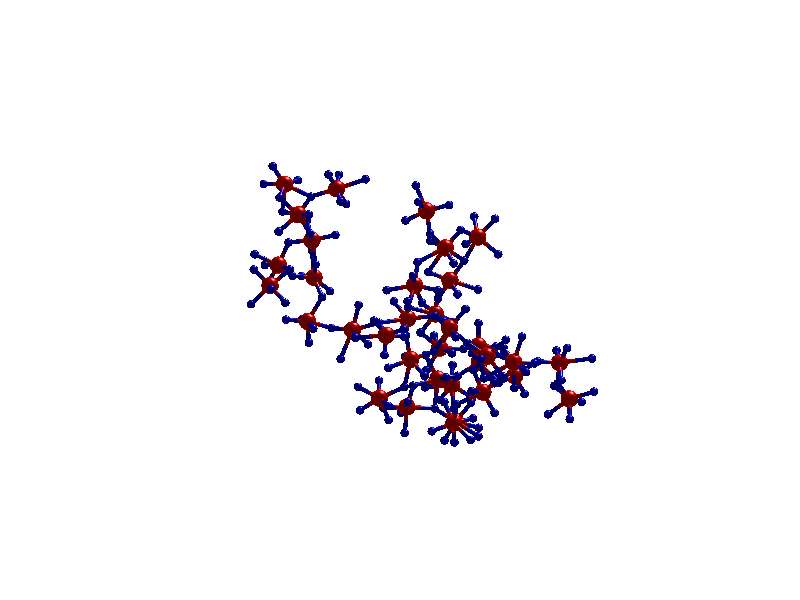

MATLAB code for this plot:
clear all;
clc;
%========= mo file va doc toa do, sh=so hat= so nguyen tu==
fid=fopen('ghidam.dat'); 
%A00=fscanf(fid,'%d    %f  ',[2 1]);
A=fscanf(fid,'%d    %f  %f    %f    %f  %d',[6 inf]);
A=A';
l=66;
rmin2=2.4;
sh=length(A(:,1))
Lx1=0; Lx2=66;
Ly1=0; Ly2=66;
Lz1=0; Lz2=66;
U=size(A)
j=0;
for i=1:sh
 if((A(i, 2)>Lx1)&(A(i,2)<Lx2)&((A(i,3)>Ly1)&(A(i,3)<Ly2))&((A(i,4)>Lz1)&(A(i,4)<Lz2)))
    j=j+1;
    x(j)=A(i,2);
    y(j)=A(i,3);
    z(j)=A(i,4);
    id(j)=A(i,5);
    c(j)=A(i,6);
   end
end
clear A;
sh=length(x);
  %/////////////////////////////////////
% draw atomics general for 3 different atomics

mau1=[1 0 0];
mau2=[0 0 1];
mau3=[0 1 0];
mau4=[0 0 1];
 [Sx Sy Sz]=sphere(40);
 
 
%  for i=1:sh
%         if z(i)>l/2
%          z(i)=z(i)-l;
%      end
%  end
%  for i=1:sh
%         if x(i)<l/2
%          x(i)=x(i)+l;
%      end
%  end
% 
%  for i=1:sh
%         if y(i)<l/2
%          y(i)=y(i)+l;
%      end
%  end
 
  for i=1:sh
     if(id(i)==1)
         Ray=.6; mau=mau1;
     elseif (id(i)==2)
         Ray=.3; mau=mau2;
     elseif (id(i)==5)
         Ray=0.6; mau=mau3;
    end
          surface((Ray*Sx + x(i)),(Ray*Sy + y(i)),(Ray*Sz + z(i)),'FaceColor',mau, 'EdgeColor','none'); 
     
  end
   view(3)
 %+++++++++++++++++ ++++++ ve tru lien ket+++++++
[xcyl,ycyl,zcyl]=cylinder(1,40); %z-oriented
dirc=[1e-10 1e-10 100000']; %Create a vector with a z-direction
Ray=0.15
colorbond1=mau1; 
colorbond2=mau2;
                                        
  for i=1:sh
    for j=1:sh
     r=sqrt((x(i)-x(j))*(x(i)-x(j))+(y(i)-y(j))*(y(i)-y(j))+(z(i)-z(j))*(z(i)-z(j))); 
        if (r<rmin2)&(id(i)==1)
            if(id(j)==1)&(id(i)==2); colorbond1=mau1;colorbond2=mau2;
                
            end
%             if(id(i)==2); colorbond1=mau2;
%                 
%            end
            a=xcyl*Ray;
            b=ycyl*Ray;
            c=zcyl;
                    %first atom position
                    pc(1,1:3)= [x(i), y(i), z(i) ];
                    %second atom position
                    pc(2,1:3)= [(x(j)+x(i))/2, (y(j)+y(i))/2,(z(j)+z(i))/2];
                    %Bond creation
                    [m,I]=sort(pc(:,3));
                     a1=I(1);
                     b1=I(2);
                     h=surface(a+pc(a1,1),b+pc(a1,2),r*c/2+pc(a1,3),'FaceColor',colorbond1, 'EdgeColor','none');
                     a=pc(b1,:)-pc(a1,:);
                     b=dirc;
                     cr(1) = b(3)*a(2) - b(2)*a(3);
                     cr(2) = b(1)*a(3) - b(3)*a(1);
                     cr(3) = b(2)*a(1) - b(1)*a(2);
                     dir=pc(a1,:)+cr;
                     alfa=(180/pi)*(atan2(pc(b1,3)-pc(a1,3),((pc(b1,1)-pc(a1,1))^2+(pc(b1,2)-pc(a1,2))^2)^(1/2))-pi/2);                               
                     rotate(h,dir,alfa,pc(a1,:)+1e-9)
                     % ve nua tru sau
                     a=xcyl*Ray;
                     b=ycyl*Ray;
                     c=zcyl;
                    %first atom position
                    pc(1,1:3)= pc(2,1:3);
                    %second atom position
                    pc(2,1:3)= [x(j), y(j),z(j)];
                    %Bond creation
                    [m,I]=sort(pc(:,3));
                     a1=I(1);
                     b1=I(2);
                     h=surface(a+pc(a1,1),b+pc(a1,2),r*c/2+pc(a1,3),'FaceColor',colorbond2, 'EdgeColor','none');
                     a=pc(b1,:)-pc(a1,:);
                     b=dirc;
                     cr(1) = b(3)*a(2) - b(2)*a(3);
                     cr(2) = b(1)*a(3) - b(3)*a(1);
                     cr(3) = b(2)*a(1) - b(1)*a(2);
                     dir=pc(a1,:)+cr;
                     alfa=(180/pi)*(atan2(pc(b1,3)-pc(a1,3),((pc(b1,1)-pc(a1,1))^2+(pc(b1,2)-pc(a1,2))^2)^(1/2))-pi/2);                               
                     rotate(h,dir,alfa,pc(a1,:)+1e-9)
                    
                 end 
                end 
  end
     
  view(3)
  view(67, 12)
  
  % ve duong bao hinh hop
  mau3=[0 0 0];
  k1=1;
% line([Lx1, Lx2],[Ly1, Ly1], [Lz1, Lz1],'Color',mau3,'LineWidth',k1*Ray);
% line([Lx1, Lx2],[Ly1, Ly1], [Lz2, Lz2],'Color',mau3,'LineWidth',k1*Ray);
% line([Lx1, Lx2],[Ly2, Ly2], [Lz1, Lz1],'Color',mau3,'LineWidth',k1*Ray);
% line([Lx1, Lx2],[Ly2, Ly2], [Lz2, Lz2],'Color',mau3,'LineWidth',k1*Ray);
% 
% line([Lx2, Lx2],[Ly1, Ly1], [Lz1, Lz2],'Color',mau3,'LineWidth',k1*Ray);
% line([Lx2, Lx2],[Ly2, Ly2], [Lz1, Lz2],'Color',mau3,'LineWidth',k1*Ray);
% line([Lx1, Lx1],[Ly1, Ly1], [Lz1, Lz2],'Color',mau3,'LineWidth',k1*Ray);
% line([Lx1, Lx1],[Ly2, Ly2], [Lz1, Lz2],'Color',mau3,'LineWidth',k1*Ray);
% 
% line([Lx2, Lx2],[Ly1, Ly2], [Lz1, Lz1],'Color',mau3,'LineWidth',k1*Ray);
% line([Lx2, Lx2],[Ly1, Ly2], [Lz2, Lz2],'Color',mau3,'LineWidth',k1*Ray);
% line([Lx1, Lx1],[Ly1, Ly2], [Lz1, Lz1],'Color',mau3,'LineWidth',k1*Ray);
% line([Lx1, Lx1],[Ly1, Ly2], [Lz2, Lz2],'Color',mau3,'LineWidth',k1*Ray);
%//////////////////////////////////////////////////////////////////////////

                    
lighting gouraud
camlight
rotate3d on
set(gca,'DataAspectRatio',[ 1 1 1 ])
set(gca,'PlotBoxAspectRatio',[ 1 1 1 ])
set(gca,'CameraViewAngleMode','manual')
set(gcf,'Color',[1 1 1]);                %[0.1 0.2 0.8])
set(gcf,'Name','atomic viewer creat by HONGNV')
set(gca,'XTick',[])
set(gca,'YTick',[])
set(gca,'ZTick',[])
axis off
hold off
view(3)
fclose all